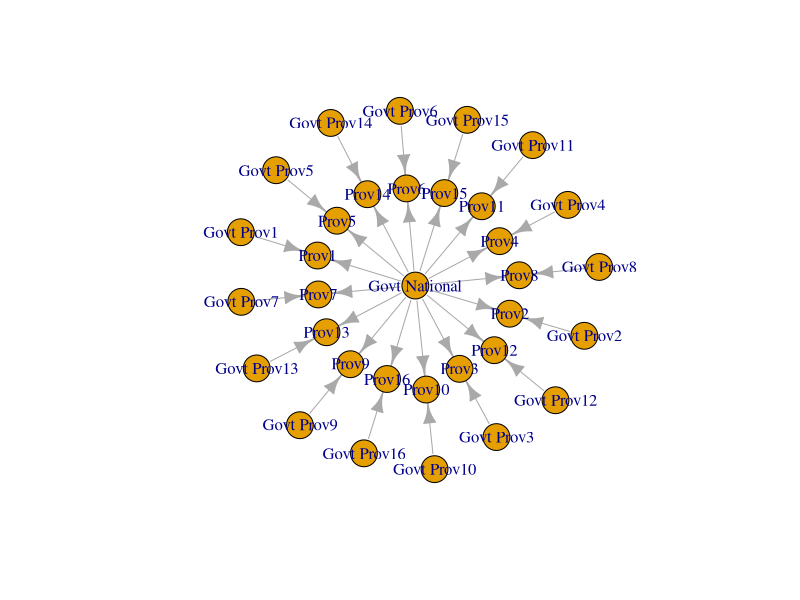

Here is the R script that generated this plot: (Note: this script raises an error after producing the figure.)

## The following R code provides
# some illustrative examples of a proposed measure of 'centralization' of government policies
# where 'centralization' is conceptualized as the degree to which the national government has
# sole control over policy making in a country
# By: Cindy Cheng

## The proposed measure accounts for the following issues:
# issue 0: must account for subnational cases
# issue 1:  must account for cases when there is a national level policy that covers all subnational regions
# issue 2 : must account for cases when there is a national level policy that targets some subnational regions
# issue 3: must account for cases over time

# ------------------------
# Load libraries
# ------------------------
library(igraph)
library(ggraph)

# ------------------------
# create archetypal/illustrative network graph
# ------------------------
# In this example there are:
  # 1 national government
  # 16 provincial governments
  # 16 geographical provinces

# create nodes for geographical provinces
provs = paste0('Prov', 1:16)
nodes = data.frame(c('Govt National', paste0('Govt Prov', 1:16), provs ))

# create edges between nat/prov governments and geographical provinces
natGov = data.frame(gov = 'Govt National', provs)
provGov = data.frame(gov = paste0('Govt Prov', 1:16), provs)
edges = rbind(natGov, provGov)

 
## create illustrative examples for cases where...

# the only policy that exists is at the national level which applies to all provinces; there are no provincial level policies
edges$link1 = c(rep(1, 16), rep(0, 16))

# there is both a national level policy that applies to all provinces and a provincial level policy for each respective province
edges$link2 = c(rep(1, 32))

# there is a national level policy that applies to all provinces and provincial level policies for some provinces
edges$link3 = c(rep(1, 16), sample(c(0,1), 16, replace = TRUE))

# there is a national level policiy that applies to some provinces and a provincial level policy that applies to some provinces
edges$link4 = sample(c(0,1), 32, replace = TRUE)

# there is no national level policy and a provincial level policy that applies for each respective provinces
edges$link5 = c(rep(0, 16), rep(1, 16))


# there is no policy
edges$link6 = c(rep(0, 32))


edges$link1_wt = ifelse(edges$link1 == 1, sample(seq(.1, 1, length = 10), length(which(edges$link1 == 1,)) , replace = TRUE), 0)

edges
# https://rdrr.io/cran/CINNA/src/R/CINNA.R

network1 = graph_from_data_frame(edges[which(edges$link1 ==1),], nodes, directed = TRUE)      
network2 = graph_from_data_frame(edges[which(edges$link2 ==1),], nodes, directed = TRUE)     
network3 = graph_from_data_frame(edges[which(edges$link3 ==1),], nodes, directed = TRUE)     
network4 = graph_from_data_frame(edges[which(edges$link4 ==1),], nodes, directed = TRUE)     
network5 = graph_from_data_frame(edges[which(edges$link5 ==1),], nodes, directed = TRUE)     

network6 = graph_from_data_frame(edges[which(edges$link6 ==1),], nodes, directed = TRUE)     
 
plot(network2)

hub_score(network1)
hub_score(network3)


g1 = ggraph(network1, layout = 'kk') +
geom_edge_link(arrow = arrow(angle = 30, length = unit(0.15, "inches"),
                             ends = "last", type = "closed")) + 
  geom_node_point(colour = 'blue', size = 2)+
  geom_node_text(aes(label = name), repel=TRUE, size = 6)+
  theme_graph(background = 'white')


 
test = as_tbl_graph(network1) %>% 
        activate(nodes) %>%
          mutate(gov = 
                   case_when(grepl('Govt', name) ~ "Government", T ~ "Province"), 
                 gov= as.character(gov))
        #activate(edges)
 
ggraph(test, layout = 'kk')+
  geom_edge_link(arrow = arrow(angle = 30, length = unit(0.15, "inches"),
                               ends = "last", type = "closed")) + 
  geom_node_point(aes(colour = gov),  size = 2)+
  geom_node_text(aes(label = name), repel=TRUE, size = 4)+
  theme_graph(background = 'white')

rstat_nodes



library(tidyverse)
library(igraph)
library(ggraph)
library(tidygraph)
library(graphlayouts)
library(scales)


# example data
rstat_nodes <-
  data.frame(name = c("Hadley", "David", "Romain", "Julia"))
rstat_edges <- data.frame(from = c(1, 1, 1, 2, 3, 3, 4, 4, 4),
                          to = c(2, 3, 4, 1, 1, 2, 1, 2, 3))

gr <- tbl_graph(nodes = rstat_nodes, edges = rstat_edges)

gr %>% 
  activate(nodes) %>% # use dplyr on nodes
  mutate(David = 
           case_when(name == 'David' ~ 2, T ~ 0), 
         David = as.character(David))# %>% 
  activate(edges) %>% # same on edge list
  mutate(David = case_when(from == 2 ~ 1, T ~ 0), 
         David = as.character(David)) 

gr %>% 
  activate(nodes) %>% # use dplyr on nodes
  mutate(David = 
           case_when(name == 'David' ~ 2, T ~ 0), 
         David = as.character(David)) %>% 
  activate(edges) %>% # same on edge list
  mutate(David = case_when(from == 2 ~ 1, T ~ 0), 
         David = as.character(David)) %>% 
  ggraph(., layout = 'auto')+
  geom_edge_link(aes(color = David), 
                 width = 1)+
  geom_node_point(aes(color = David), 
                  size = 5)+
  geom_node_text(aes(label = name), 
                 nudge_x = .05, 
                 nudge_y = .05)

gr

ggsave("WEP_analysis/Graphics/network1.pdf", g1)
 

g2 = ggraph(network2, layout = "gem") +
  geom_edge_link(arrow = arrow(angle = 30, length = unit(0.15, "inches"),
                               ends = "last", type = "closed")) + 
  geom_node_point(colour = 'blue', size = 2)+
  geom_node_text(aes(label = name),size = 6, repel=TRUE)+
  theme_graph(background = 'white')
ggsave("WEP_analysis/Graphics/network2.pdf", g2)
 

g5 = ggraph(network5, layout ="graphopt") +
  geom_edge_link(arrow = arrow(angle = 30, length = unit(0.15, "inches"),
                               ends = "last", type = "closed")) + 
  geom_node_point(colour = 'blue', size = 2)+
  geom_node_text(aes(label = name), size = 6, repel=TRUE)+
  theme_graph(background = 'white')

g5
ggsave("WEP_analysis/Graphics/network5.pdf", g5)
 
?ggraph
igraph_layout_star()
?ggraph
plot(network1)
plot(network2)
plot(network5)
authority_score(network1)
hub_score(network1, weights = edges$link1_wt[1:16])

edges[which(edges$link1 ==1),]

centr_degree(network2)
hub_score(network5)
?hub_score
hub_score(network1)$vector[1]
hub_score(network2)$vector[1]
hub_score(network3)$vector[1]
hub_score(network4)$vector[1]
hub_score(network5)$vector[1]
hub_score(network5)
edges[which(edges$link1 ==1),1:3]
network1
data("zachary")
eigen_centrality(network1, directed = TRUE, weights = edges$link1_wt[1:16])
?centr_degree

eigen_centrality(network5)
?eigen_centrality
proper_centralities(network1)
calculate_centralities(network1, include = 'Degree Centrality')
calculate_centralities(zachary) 
plot(network6)
a = network1 %>% set_edge_attr( "weight", value = edges$link1_wt[1:16])

plot(a, edge.width = E(a)$weight)

 centr_eigen(network1)
## Run the programme
degree_w(network)

# }

 # https://cran.r-project.org/web/packages/CINNA/vignettes/CINNA.html
# https://www.sci.unich.it/~francesc/teaching/network/kleinberg.html

ifelse(edges$link1 == 1, sample(seq(.1, 1, length = 10), length(which(edges$link1 == 1)) , replace = TRUE), 0) %>% length()

edges
alpha.centrality(network1, weights =edges$link1_wt[1:16] )
?barycenter
g <- make_ring(10) %>%
  set_edge_attr("weight", value = 1:10) %>%
  set_edge_attr("color", value = "red")
g
plot(g, edge.width = E(g)$weight)
centr_degree(g)
?authority_score


edges
?centr_degree
plot(network1)
plot(network2)
plot(network3)
plot(network4)
plot(network5)
plot(network6)

# First Proposed Measure: 
# estimate the degree centrality of each respective illustrative network
  # the proposed measure would use network1 as the baseline measure for the highest degree of centralization 
  # and all other networks would be judged relative to this baseline
  # This measure would thus range from 0 to 1, where 0 is no centralization and 1 is full centralization
  # e.g. centr_degree(network1, mode = 'all')$centralization/centr_degree(network1, mode = 'all')$centralization == 1; this would be the 'most centralized' degree of policymaking
  # centr_degree(network5, mode = 'all')$centralization/centr_degree(network1, mode = 'all')$centralization ; this would be relatively 'decentralized' state of policymaking

centr_degree(network1, mode = 'all')
network1
centr_degree(network1, mode = 'all')

centr_degree(network2, mode = 'all')
centr_degree(network3, mode = 'all')
centr_degree(network4, mode = 'all')
centr_degree(network5, mode = 'all')

centr_degree(network6, mode = 'all')$centralization

# Second Proposed Measure: 
# estiamte the subgraph centrality of each node
  # the proposed measure would use the subgraph centrality of the national government as the baseline
  # where the subgraph centrality of the national government in network1 would be the the baseline measure for the highest degree of centralization 
  # and all other networks would be judged relative to this baseline
  # This measure would thus range from 0 to 1, where 0 is no centralization and 1 is full centralization
  # e.g. subgraph_centrality(network1)[1]/subgraph_centrality(network1)[1] == 1; this would be the 'most' centralized' degree of policymaking
  # subgraph_centrality(network1)[5]/subgraph_centrality(network1)[1] ; this would be relatively 'decentralized' state of policymaking
subgraph_centrality(network1)
subgraph_centrality(network2)
subgraph_centrality(network3)
subgraph_centrality(network4)
subgraph_centrality(network6)[1]
 
